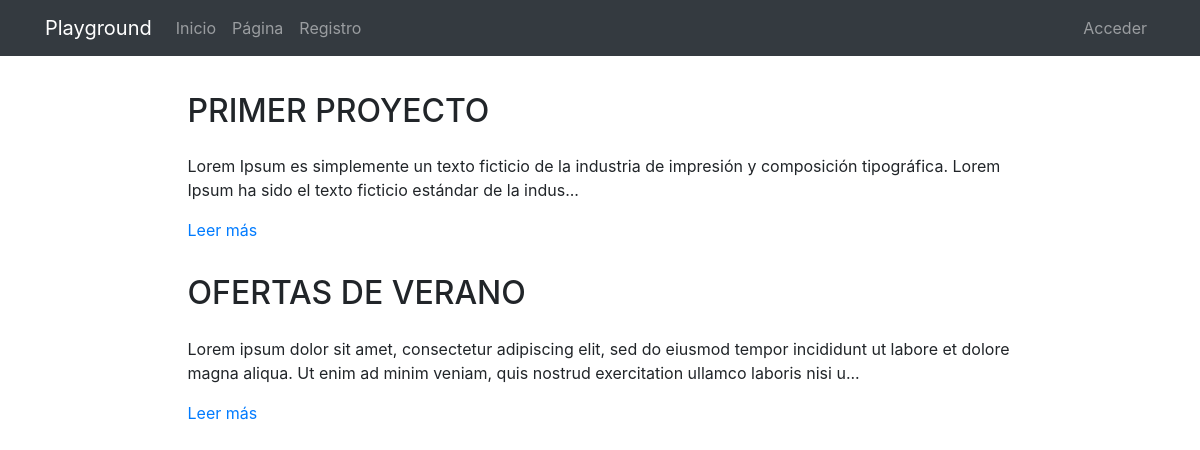
The page /pages/ on the database its author committed.
### pages/models.py (models this page shows, shortened)
class Page(models.Model):
    title = models.CharField(verbose_name="Título", max_length=200)
    content = RichTextField(verbose_name="Contenido")
    order = models.SmallIntegerField(verbose_name="Orden", default=0)
    created = models.DateTimeField(auto_now_add=True, verbose_name="Fecha de creación")
    updated = models.DateTimeField(auto_now=True, verbose_name="Fecha de edición")
    class Meta:
        verbose_name = "página"
        verbose_name_plural = "páginas"
        ordering = ['order', 'title']

### pages/views.py (the view)
# urls.py: path('', PagesListView.as_view(), name='pages'),
class PagesListView(ListView):
    model = Page

### pages/templates/pages/page_list.html (shortened to what this page needs)
{% extends 'core/base.html' %}
{% load static %}
{% block content %}
<main role="main">
  <div class="container mb-4">
    {% for page in page_list %}
      <div class="row mt-3">
        <div class="col-md-9 mx-auto">
          <h2 class="mb-4">{{page.title}}</h2>
          <div>
            <p>{{page.content|striptags|safe|truncatechars:"200"}}</p>
            <p><a href="{% url 'page' page.id page.title|slugify %}">Leer más</a>
            </p>
          </div>
        </div>
      </div>
    {% endfor %}
  </div>
</main>
{% endblock %}

### core/templates/core/base.html (shortened to what this page needs)
<!DOCTYPE html>
<html lang="es">
  <head>
    {% load static %}
    <link href="{% static 'core/vendor/bootstrap/css/bootstrap.min.css' %}" rel="stylesheet">
    <link href="{% static 'core/vendor/font-awesome/css/font-awesome.min.css' %}" rel="stylesheet" type="text/css">
    <link href="{% static 'core/css/main.css' %}" rel="stylesheet">
  </head>
  <body>
    <body>
      <nav class="navbar navbar-expand-lg navbar-dark bg-dark">
        <div class="container">
          <a class="navbar-brand" href="{% url 'home' %}">Playground</a>
          <div class="collapse navbar-collapse" id="ned">
            <ul class="navbar-nav mr-auto">
              <li class="nav-item">
                <a class="nav-link" href="{% url 'home' %}">Inicio</a>
              </li>
              <li class="nav-item">
                <a class="nav-link" href="{% url 'pages' %}">Página</a>
              </li>
              <li class="nav-item">
                <a class="nav-link" href="{% url 'signup' %}">Registro</a>
              </li>
            </ul>
            <ul class="navbar-nav">
              {% if not request.user.is_authenticated %}
                <li class="nav-item">
                  <a class="nav-link" href={% url 'login' %}>Acceder</a>
                </li>
              {% else %}
                <li class="nav-item">
                  <a class="nav-link" href={% url 'logout' %}>Salir</a>
                </li>
              {% endif %}
            </ul>
          </div>
        </div>
      </nav>
      {% block content %}{% endblock %}
  </body>
</html>

### pages/templates/pages/include/pages_menu.html (shortened to what this page needs)
{% load static %}

### core/static/core/css/main.css (style rules this page uses)
main { padding-top: 20px; }
:root { --jumbotron-padding-y: 3rem; }

### rows shown on the page
Page: title "PRIMER PROYECTO", content "Lorem Ipsum es simplemente un texto ficticio de la industria de impresión y composición tipográfica. Lorem Ipsum ha sido el texto ficticio estándar de la indus..."
Page: title "OFERTAS DE VERANO", content "Lorem ipsum dolor sit amet, consectetur adipiscing elit, sed do eiusmod tempor incididunt ut labore et dolore magna aliqua. Ut enim ad minim veniam, quis nostrud exercitation ullamco laboris nisi u..."
